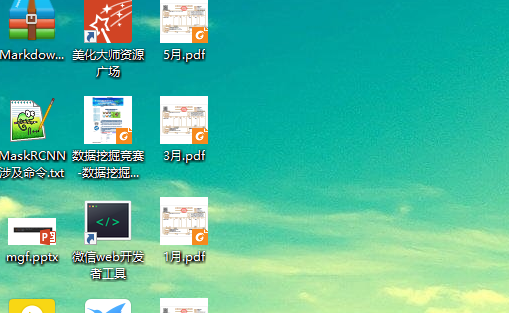
#> input picture test.png, 509 x 313 px
$ python boxed.py
#> lines starting #> are read from the running program, lines starting #| are printed output that depends on the picture; after the words box and inside, x2 and y2 are one past the last pixel; in counts of white or black regions, pixels touching at a corner belong together
import cv2
import skimage.io
import numpy

image = skimage.io.imread("./test.png")
#> image is the input picture: shape (313, 509, 4); mean R, G, B, A 82.1, 187.3, 159.7, 255
L = [[1, 3], [1, 100], [100, 3], [100, 100]]
ctr = numpy.array(L).reshape((-1,1,2)).astype(numpy.int32)
print(ctr)
cv2.drawContours(image, [ctr], -1, (0, 0, 255), thickness=1)
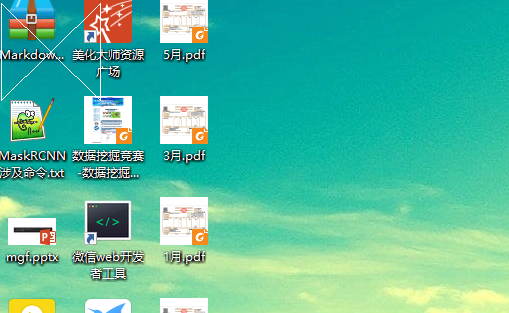
#> image: shape (313, 509, 4); 0.25% of pixels changed, all inside (x1, y1, x2, y2) = (1, 3, 101, 101); transparent parts drawn white
cv2.imshow('image', image)
cv2.waitKey(0)
cv2.destroyAllWindows()
